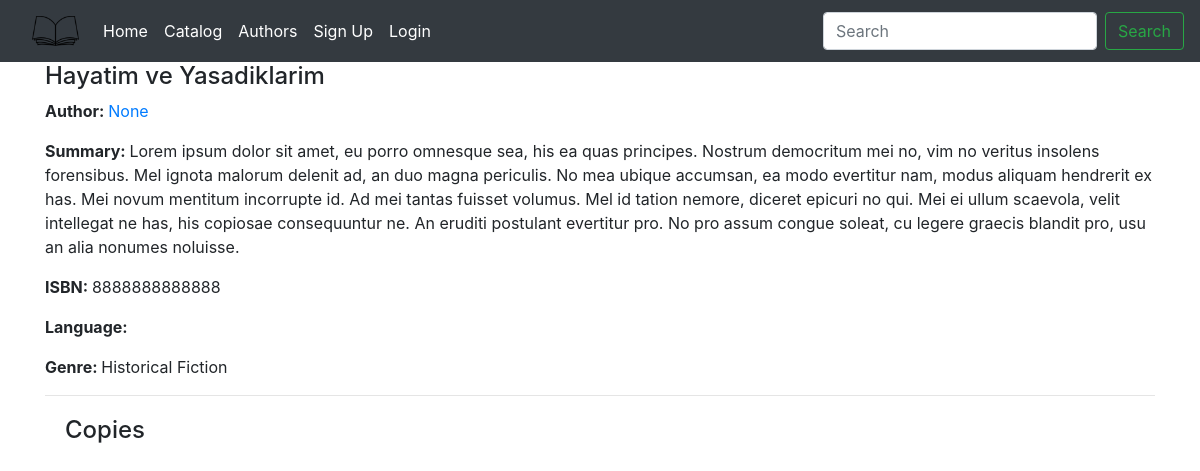
The page /catalog/6 on the database as committed earlier.
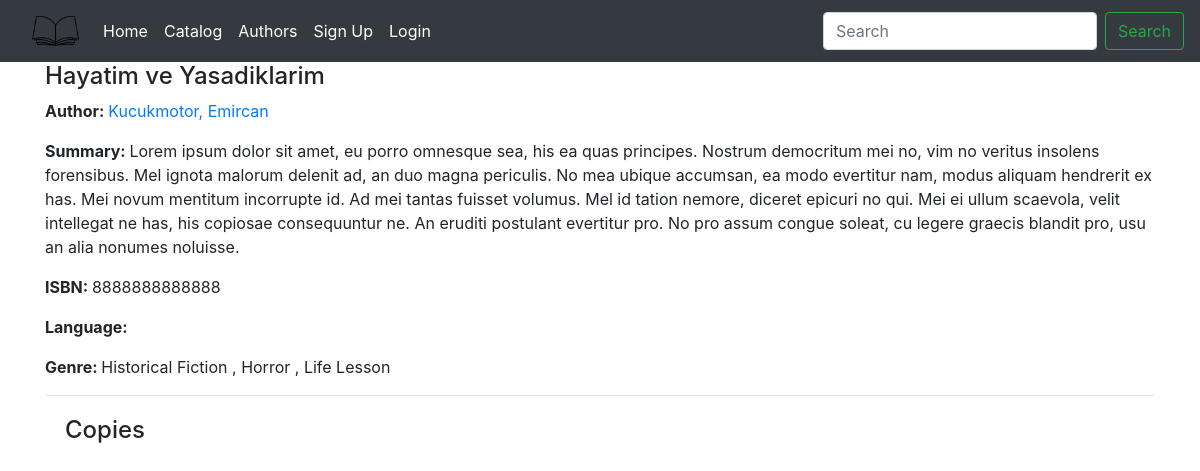
The same page on the database as committed later.
### library_app/models.py (models this page shows, shortened)
class Book(models.Model):
    title = models.CharField(max_length=200)
    author = models.ForeignKey('Author', on_delete=models.SET_NULL, null=True)
    summary = models.TextField(max_length=1000,
                help_text='Enter a brief description of the book',
                null=True, blank=True)
    isbn = models.CharField('ISBN', max_length=13,
    help_text='13 Character <a href="https://www.isbn-international.org/content/what-isbn">ISBN number</a>',
    null=True, blank=True)
    genre = models.ManyToManyField(Genre,
                                   help_text='Select a genre for this book')
    def display_genre(self):
        """Create a string for the genre. This is required to display
        genre in Admin"""
        return ', '.join(genre.name for genre in self.genre.all()[:3])
    display_genre.short_description = 'Genre'

class Genre(models.Model):
    name = models.CharField(max_length=200,
                help_text='Enter a book genre (e.g. Science Fiction)',
                default=None)
    def __str__(self):
        return self.name

class Author(models.Model):
    first_name = models.CharField(max_length=50)
    last_name = models.CharField(max_length=75)
    date_of_birth = models.DateField(null=True, blank=True)
    date_of_death = models.DateField(verbose_name='Died', null=True, blank=True)
    bio = models.TextField(max_length=750, verbose_name='Author Biography',
                            default=None, null=True,
                            blank=True)
    def __str__(self):
        return f'{self.last_name}, {self.first_name}'
    class Meta:
        ordering = ['last_name', 'first_name']

### library_app/views.py (the view)
# urls.py: path('catalog/<int:pk>', views.BookDetailView.as_view(),
class BookDetailView(generic.DetailView):
    model = models.Book

### library_app/templates/library_app/book_detail.html (shortened to what this page needs)
{% extends "base.html" %}
{% block content %}
  <h4>{{ book.title }}</h4>
  <p><strong>Author: </strong><a href="{% url 'library_app:author-detail'  book.author.pk %}">{{book.author}}</a></p>
  <p><strong>Summary: </strong>{{book.summary}}</p>
  <p><strong>ISBN: </strong>{{book.isbn}}</p>
  <p><strong>Language: </strong>{{book.language}}</p>
  <p><strong>Genre: </strong>
    {% for genre in book.genre.all %}
      {{genre}}
      {% if not forloop.last %}, {% endif %}
    {% endfor %}</p>
    <hr>
    <div style="margin-left:20px;margin-top:20px">
  <h4>Copies</h4>
</div>
{% endblock %}

Rows that differ between the two databases and show on the page:
changed Book "Hayatim ve Yasadiklarim": author "None" → "Kucukmotor, Emircan"
shown differently, row unchanged: Genre "Historical Fiction": now shows ","
now on this page (row unchanged): Genre: name "Horror"
now on this page (row unchanged): Genre: name "Life Lesson"
